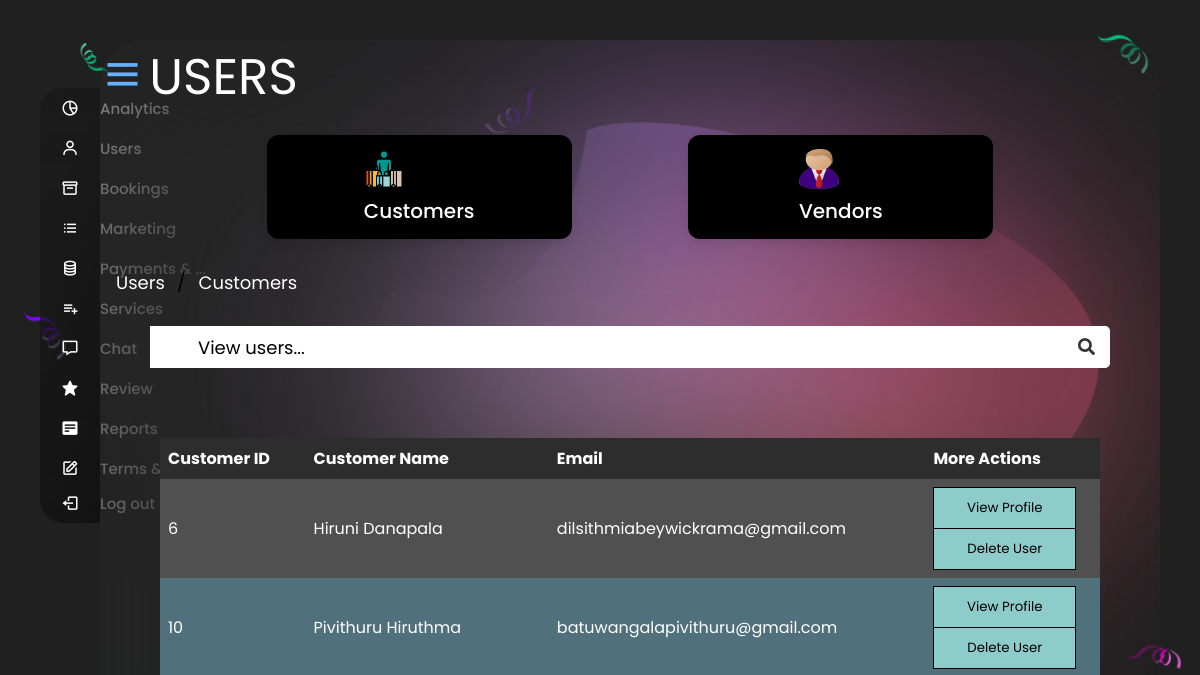
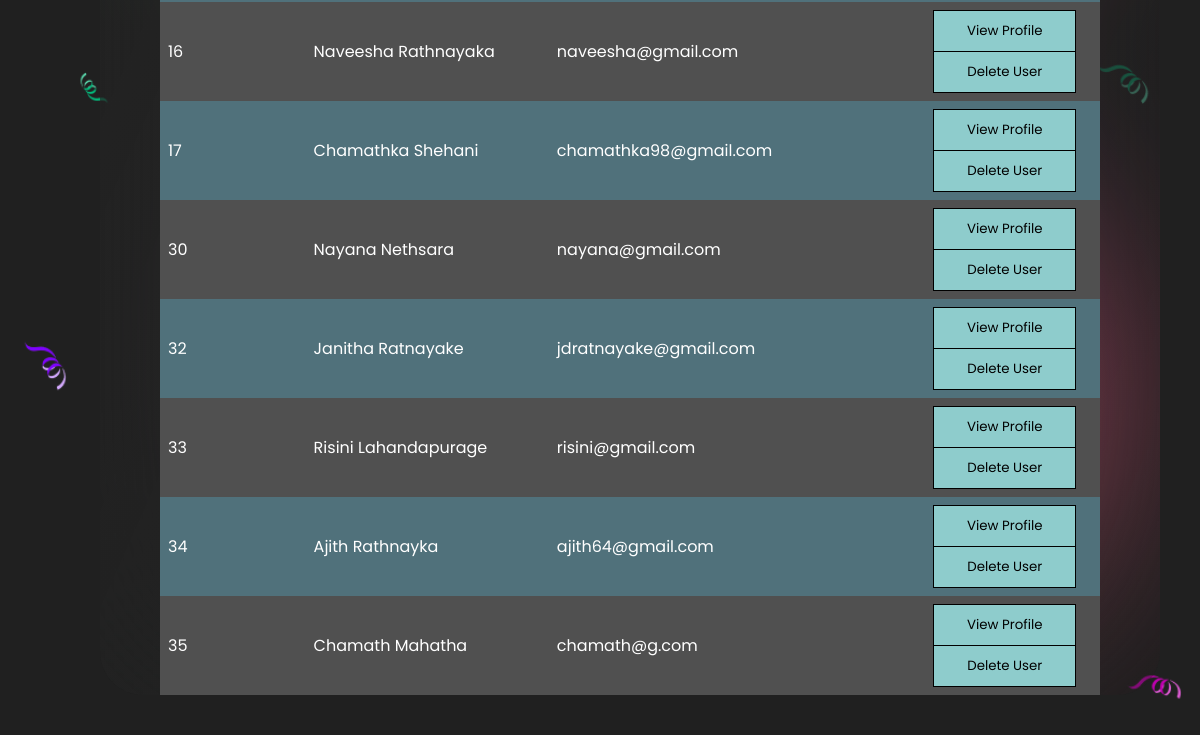
/adminUsers (signed in), run on an earlier commit of the app's database (2 pictures, top to bottom).
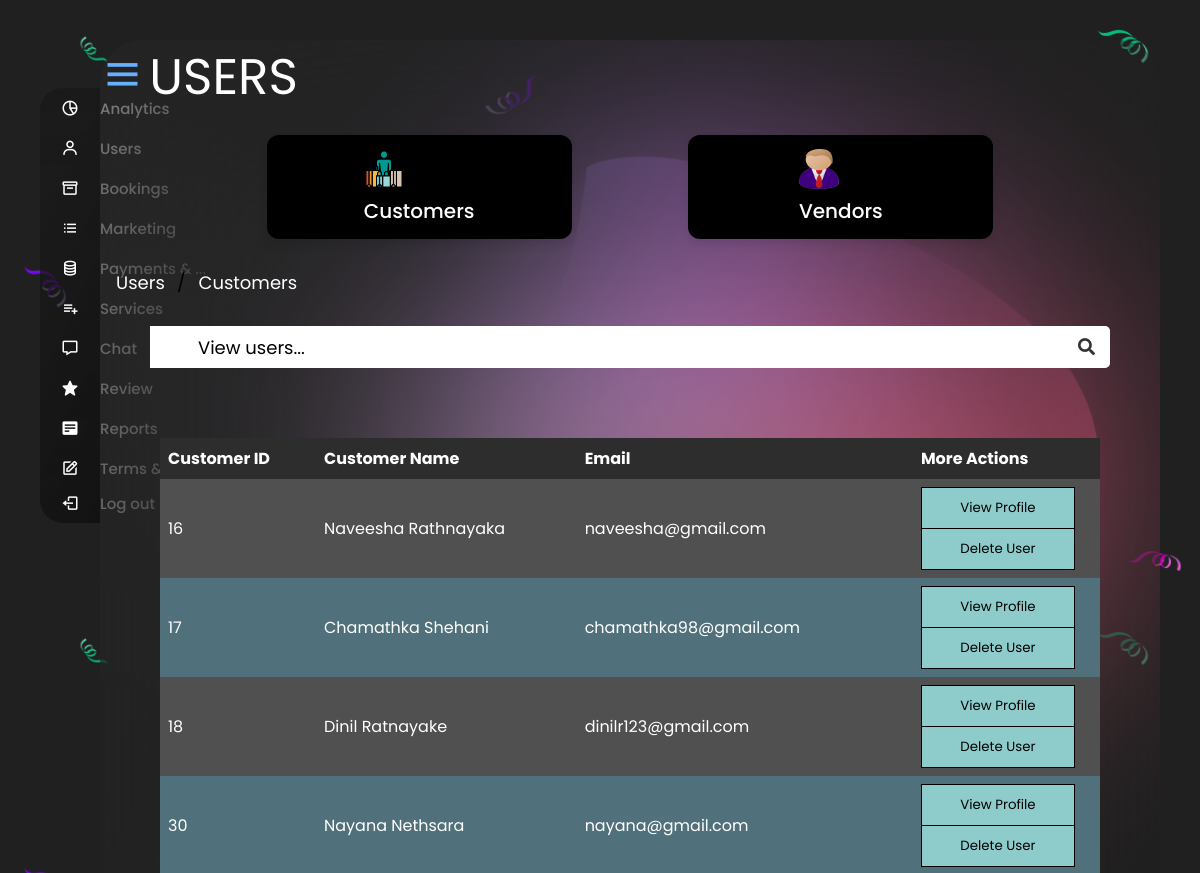
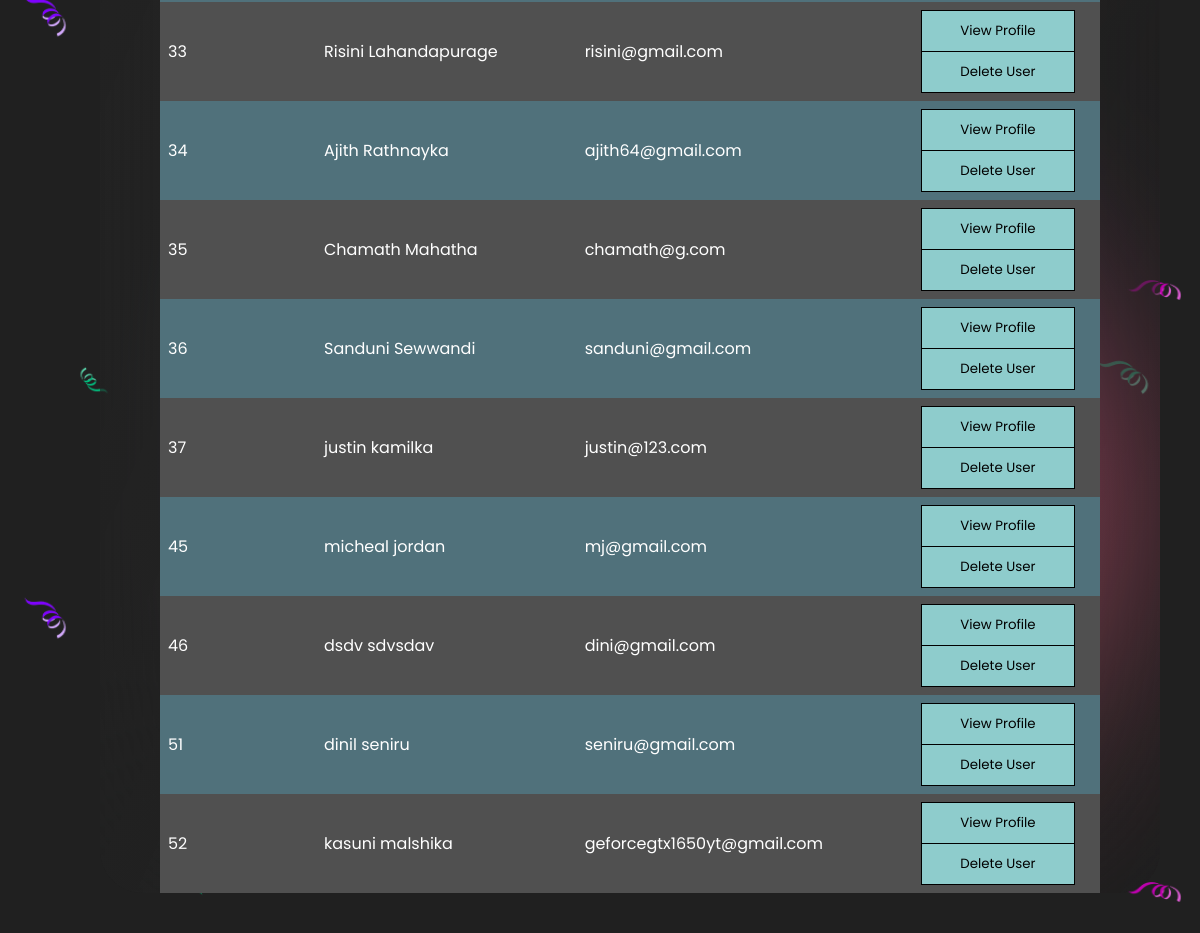
And on a later commit of the database (2 pictures, top to bottom).
### tables this page shows
CREATE TABLE `user` (
  `user_id` int(10) NOT NULL,
  `email` varchar(256) NOT NULL,
  `password` varchar(256) NOT NULL,
  `user_type` varchar(20) NOT NULL,
  `f_name` varchar(255) NOT NULL,
  `l_name` varchar(255) NOT NULL,
  `address` varchar(255) NOT NULL,
  `nic` varchar(25) NOT NULL,
  `gender` varchar(25) NOT NULL,
  `profilePicture` varchar(255) NOT NULL
);

### app/controllers/adminUsers.php (called while the page is built, shortened)
<?php
class AdminUsers extends FrameworkPartyak{
    public function __construct(){
        $this->user = $this->model('adminUserModel');
    }
    public function index(){
        $data['customer'] = $this->user->getCustomerDetails();
        $this->view("admin/adminUsersView",$data);
    }
}

### core/classes/router.php (called while the page is built, shortened)
<?php
class Router
{
    public $method = "index";
    public $params = [];
    public function __construct()
    {
        $url = $this->url();
        if (!empty($url)) {
            if (file_exists("../app/controllers/" . $url[0] . ".php")) {
                unset($url[0]);
            } else {
                echo "$url[0].php not found";
            }
        }
        $this->controller = new $this->controller;
        if (isset($url)) {
            $this->params = $url;
        } else {
            $this->params = [];
        }
        call_user_func_array([$this->controller, $this->method], $this->params);
    }
    public function url()
    {
        if (isset($_GET['url'])) {
            $url = $_GET['url'];
            $url = rtrim($url);
            $url = filter_var($url, FILTER_SANITIZE_URL);
            $url = explode("/", $url);
            return $url;
        }
    }
}

### core/init.php (called while the page is built, shortened)
<?php
$router = new Router;

### public/index.php (called while the page is built, shortened)
<?php
include "../core/init.php";

### app/models/adminUserModel.php (called while the page is built, shortened)
<?php
class AdminUserModel extends database
{
    public function getCustomerDetails(){
        $query = "SELECT * FROM user where user_type='customer' ORDER BY 'user_id'";
        $result = mysqli_query($GLOBALS['db'],$query);
        if(mysqli_num_rows($result) > 0){
            return $result;
        }
    }
}

### app/views/admin/adminUsersView.php (the view, shortened to what this page needs)
<!DOCTYPE html>
<html lang="en" dir="ltr">
<head>
    <link href='https://unpkg.com/boxicons@2.0.7/css/boxicons.min.css' rel='stylesheet'>
    <link rel="stylesheet" href="https://cdnjs.cloudflare.com/ajax/libs/font-awesome/4.7.0/css/font-awesome.min.css">
</head>
<body>
    <div class="container">
        <section class="home-section">
            <div class="sidebar-button">
                <i class='bx bx-menu sidebarBtn' id="iconMenu"></i>
                <span class="dashboard">USERS</span>
            </div>
            <div class="home-content">
                <div class="overview-boxes">
                    <div class="box" id="box-customer">
                        <span class="links_name" onclick="window.location='<?php echo BASEURL . '/adminUsers'; ?>'"><img
                                class="customer-image box-img" <?php srcIMG("consumer.png") ?> width="40" height="40">
                            <div class="box-topic">Customers</div>
                        </span>
                    </div>
                    <div class="box" id="box-service">
                        <span class="links_name"
                            onclick="window.location='<?php echo BASEURL . '/adminUsersVendor'; ?>'">
                            <img class="service-image box-img" <?php srcIMG("service.png") ?> width="40" height="40">
                            <div class="box-topic">Vendors</div>
                        </span>
                    </div>
                </div>
                <div>
                    <ul class="breadcrumb">
                        <li><a href="#">Users</a></li>
                        <li><a href="#">Customers</a></li>
                    </ul>
                    <div class="search">
                        <span class="text">   View users...</span>
                        <button><i class="fas fa-search"></i></button>
                    </div>
                </div>
                <ul class="breadcrumb">
                </ul>
                <div class="sales-boxes">
                    <table>
                        <tr>
                            <th>Customer ID</th>
                            <th>Customer Name</th>
                            <th>Email</th>
                            <th>More Actions</th>
                        </tr>
                        <?php while($row=mysqli_fetch_assoc($data['customer']) ){
    echo"
    <tr>
    <td>$row[user_id]</td>
    <td>$row[f_name] $row[l_name]</td>
    <td>$row[email]</td>
    <td>
    <div class=\"btn-group\">
        <button onclick=\"window.location=' " . BASEURL . "/adminUserProfile/index/$row[user_id]'\">View Profile</button>
        <button onclick=\"window.location=' " . BASEURL . "/adminUsers/deleteUser/$row[user_id]'\">Delete User</button>
      </div>
    </td>
</tr>
    ";
}?>
                    </table>
        </section>
    </div>
</body>
</html>

What changed in the data, as far as the page shows it:
removed user: user_id "6", f_name "Hiruni", l_name "Danapala", email "dilsithmiabeywickrama@gmail.com"
removed user: user_id "10", f_name "Pivithuru", l_name "Hiruthma", email "batuwangalapivithuru@gmail.com"
removed user: user_id "32", f_name "Janitha", l_name "Ratnayake", email "jdratnayake@gmail.com"
now on this page (row edited): user: user_id "18", f_name "Dinil", l_name "Ratnayake", email "dinilr123@gmail.com"
added user: user_id "36", f_name "Sanduni", l_name "Sewwandi", email "sanduni@gmail.com"
added user: user_id "37", f_name "justin", l_name "kamilka", email "justin@123.com"
added user: user_id "45", f_name "micheal", l_name "jordan", email "mj@gmail.com"
added user: user_id "46", f_name "dsdv", l_name "sdvsdav", email "dini@gmail.com"
added user: user_id "51", f_name "dinil", l_name "seniru", email "seniru@gmail.com"
added user: user_id "52", f_name "kasuni", l_name "malshika", email "geforcegtx1650yt@gmail.com"
